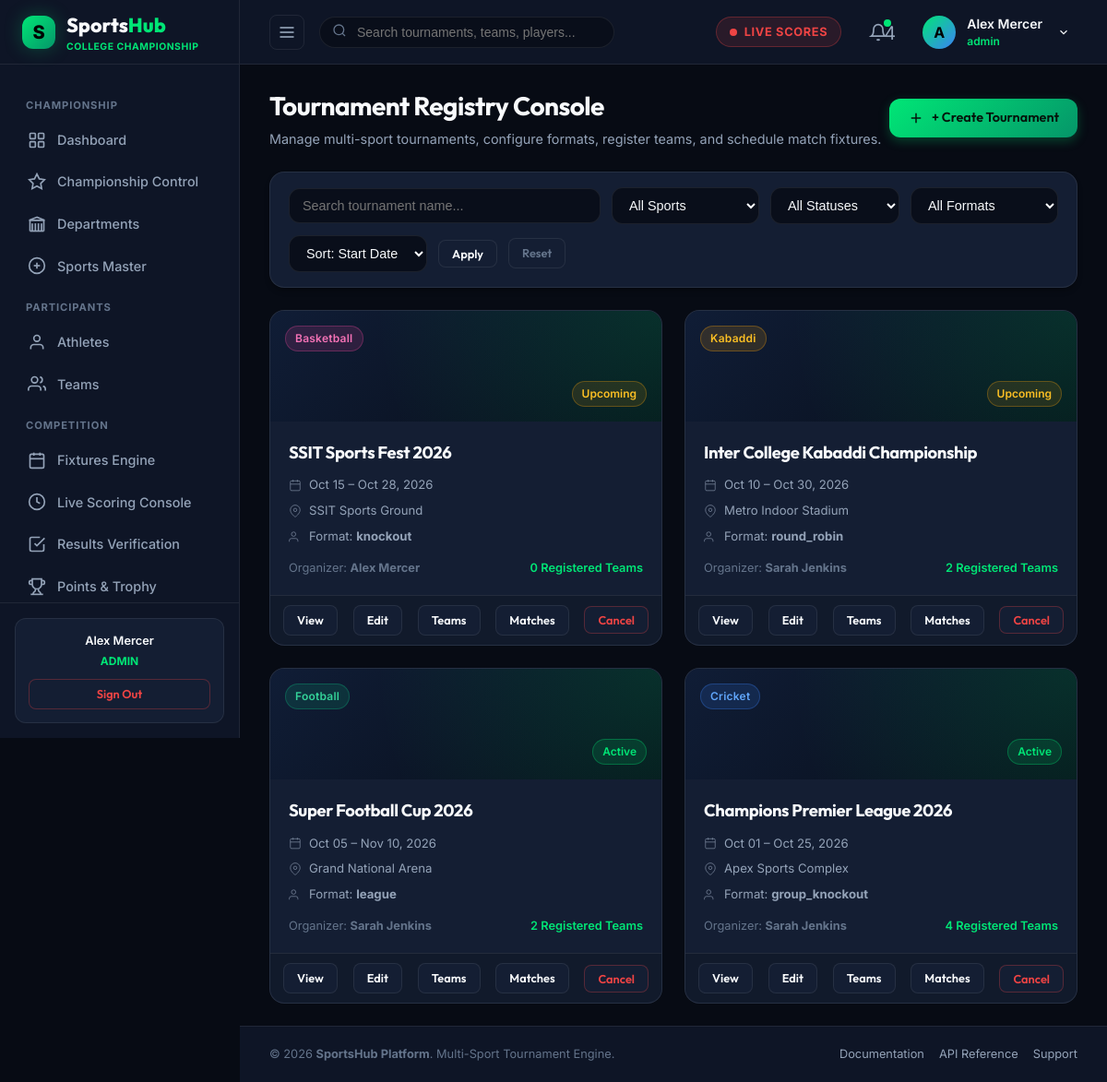
Screenshot of /organizer/tournaments.php (signed in) with the database file from the repository.
### tables this page shows
CREATE TABLE `users` (
  `id` int(10) unsigned NOT NULL AUTO_INCREMENT,
  `name` varchar(100) NOT NULL,
  `email` varchar(150) NOT NULL,
  `password` varchar(255) NOT NULL,
  `role` enum('admin','organizer','scorer','official','team_manager','player') NOT NULL DEFAULT 'player',
  `profile_image` varchar(255) DEFAULT 'assets/images/default-avatar.png',
  `status` tinyint(1) DEFAULT 1,
  `created_at` datetime DEFAULT current_timestamp(),
  `updated_at` datetime DEFAULT current_timestamp() ON UPDATE current_timestamp(),
  PRIMARY KEY (`id`),
  UNIQUE KEY `email` (`email`),
  KEY `idx_users_role` (`role`),
  KEY `idx_users_email` (`email`)
);

CREATE TABLE `tournaments` (
  `id` int(10) unsigned NOT NULL AUTO_INCREMENT,
  `name` varchar(150) NOT NULL,
  `slug` varchar(160) NOT NULL,
  `sport_id` int(10) unsigned NOT NULL,
  `logo` varchar(255) DEFAULT 'assets/images/default-tournament.png',
  `description` text DEFAULT NULL,
  `start_date` date NOT NULL,
  `end_date` date NOT NULL,
  `venue_id` int(10) unsigned DEFAULT NULL,
  `format` enum('league','knockout','round_robin','group_knockout') NOT NULL DEFAULT 'league',
  `status` enum('draft','upcoming','active','completed','cancelled') NOT NULL DEFAULT 'upcoming',
  `created_by` int(10) unsigned NOT NULL,
  `created_at` datetime DEFAULT current_timestamp(),
  `updated_at` datetime DEFAULT current_timestamp() ON UPDATE current_timestamp(),
  PRIMARY KEY (`id`),
  UNIQUE KEY `slug` (`slug`),
  KEY `fk_tournaments_venue` (`venue_id`),
  KEY `fk_tournaments_user` (`created_by`),
  KEY `idx_tournaments_sport` (`sport_id`),
  KEY `idx_tournaments_status` (`status`),
  CONSTRAINT `fk_tournaments_sport` FOREIGN KEY (`sport_id`) REFERENCES `sports` (`id`),
  CONSTRAINT `fk_tournaments_user` FOREIGN KEY (`created_by`) REFERENCES `users` (`id`) ON DELETE CASCADE,
  CONSTRAINT `fk_tournaments_venue` FOREIGN KEY (`venue_id`) REFERENCES `venues` (`id`) ON DELETE SET NULL
);

CREATE TABLE `sports` (
  `id` int(10) unsigned NOT NULL AUTO_INCREMENT,
  `name` varchar(50) NOT NULL,
  `slug` varchar(60) NOT NULL,
  `description` text DEFAULT NULL,
  `icon` varchar(255) DEFAULT NULL,
  `status` tinyint(1) DEFAULT 1,
  `created_at` datetime DEFAULT current_timestamp(),
  PRIMARY KEY (`id`),
  UNIQUE KEY `name` (`name`),
  UNIQUE KEY `slug` (`slug`)
);

CREATE TABLE `venues` (
  `id` int(10) unsigned NOT NULL AUTO_INCREMENT,
  `name` varchar(150) NOT NULL,
  `location` varchar(255) DEFAULT NULL,
  `address` text DEFAULT NULL,
  `city` varchar(100) NOT NULL,
  `capacity` int(10) unsigned DEFAULT 0,
  `sport_type` varchar(100) DEFAULT NULL,
  `status` tinyint(1) DEFAULT 1,
  `created_at` datetime DEFAULT current_timestamp(),
  PRIMARY KEY (`id`)
);

### organizer/tournaments.php (the view, shortened to what the rows shown need)
<?php
require_once __DIR__ . '/../includes/config.php';
require_once __DIR__ . '/../includes/database.php';
require_once __DIR__ . '/../includes/auth.php';
require_once __DIR__ . '/../includes/tournament-functions.php';
$search  = trim($_GET['search'] ?? '');
$sportId = intval($_GET['sport_id'] ?? 0);
$status  = trim($_GET['status'] ?? 'all');
$format  = trim($_GET['format'] ?? 'all');
$sortBy  = trim($_GET['sort_by'] ?? 'start_date');
$tournaments = getTournamentsFiltered($search, $sportId, $status, $format, $sortBy);
include_once __DIR__ . '/../includes/header.php';
?>
<div class="dashboard-header">
  <div class="dashboard-title-group">
    <h1>Tournament Registry Console</h1>
  </div>
</div>
<?php if (empty($tournaments)): ?>
  <div class="card" style="text-align:center; padding:48px 24px;">
    <div style="font-size:3rem; margin-bottom:12px;">🏆</div>
    <h3 style="font-size:1.3rem; margin-bottom:8px;">No Tournaments Found</h3>
    <p style="color:var(--text-muted); font-size:0.9rem; max-width:400px; margin:0 auto 20px auto;">
      No tournaments match your filter criteria or search query. Click below to create a new tournament.
    </p>
    <a href="<?php echo BASE_URL; ?>/organizer/create-tournament.php" class="btn btn-primary">+ Create Tournament</a>
  </div>
<?php else: ?>
  <div class="tournament-grid">
    <?php foreach ($tournaments as $t): ?>
      <div class="tournament-card" data-searchable>
        <div class="tournament-card-header">
          <div class="tournament-sport-badge">
            <?php echo getSportBadge($t['sport_name']); ?>
          </div>
          <div style="position:relative; z-index:2; align-self:flex-end;">
            <?php echo getStatusBadge($t['status']); ?>
          </div>
        </div>
        <div class="tournament-card-body">
          <div>
            <h3 class="tournament-title"><?php echo htmlspecialchars($t['name']); ?></h3>
            <div class="tournament-meta">
              <div class="tournament-meta-row">
                <svg width="14" height="14" viewBox="0 0 24 24" fill="none" stroke="currentColor"><rect x="3" y="4" width="18" height="18" rx="2" ry="2"/><line x1="16" y1="2" x2="16" y2="6"/><line x1="8" y1="2" x2="8" y2="6"/><line x1="3" y1="10" x2="21" y2="10"/></svg>
                <span><?php echo date('M d', strtotime($t['start_date'])); ?> &ndash; <?php echo date('M d, Y', strtotime($t['end_date'])); ?></span>
              </div>
              <div class="tournament-meta-row">
                <svg width="14" height="14" viewBox="0 0 24 24" fill="none" stroke="currentColor"><path d="M21 10c0 7-9 13-9 13s-9-6-9-13a9 9 0 0 1 18 0z"/><circle cx="12" cy="10" r="3"/></svg>
                <span><?php echo htmlspecialchars($t['venue_name'] ?? 'TBD'); ?></span>
              </div>
              <div class="tournament-meta-row">
                <svg width="14" height="14" viewBox="0 0 24 24" fill="none" stroke="currentColor"><path d="M17 21v-2a4 4 0 0 0-4-4H5a4 4 0 0 0-4 4v2"/><circle cx="9" cy="7" r="4"/></svg>
                <span>Format: <strong><?php echo htmlspecialchars($t['format']); ?></strong></span>
              </div>
            </div>
          </div>
          <div style="margin-top:14px; font-size:0.8rem; color:var(--text-dim); display:flex; justify-content:space-between; align-items:center;">
            <span>Organizer: <strong><?php echo htmlspecialchars($t['organizer_name'] ?? 'Admin'); ?></strong></span>
            <span style="color:var(--accent-green); font-weight:600;"><?php echo $t['teams_count']; ?> Registered Teams</span>
          </div>
        </div>
        <div class="tournament-card-footer" style="flex-wrap:wrap; gap:6px; padding:10px 14px;">
          <a href="<?php echo BASE_URL; ?>/organizer/tournament-details.php?id=<?php echo $t['id']; ?>" class="btn btn-secondary btn-sm">View</a>
          <a href="<?php echo BASE_URL; ?>/organizer/edit-tournament.php?id=<?php echo $t['id']; ?>" class="btn btn-secondary btn-sm">Edit</a>
          <a href="<?php echo BASE_URL; ?>/organizer/tournament-teams.php?tournament_id=<?php echo $t['id']; ?>" class="btn btn-secondary btn-sm">Teams</a>
          <a href="<?php echo BASE_URL; ?>/admin/matches.php?tournament_id=<?php echo $t['id']; ?>" class="btn btn-secondary btn-sm">Matches</a>
          <?php if (strtolower($t['status']) !== 'cancelled'): ?>
            <form action="" method="POST" style="display:inline;" onsubmit="return confirm('Are you sure you want to cancel tournament <?php echo htmlspecialchars(addslashes($t['name'])); ?>?');">
              <button type="submit" class="btn btn-secondary btn-sm" style="color:var(--accent-red); border-color:rgba(239,68,68,0.3);">Cancel</button>
            </form>
          <?php endif; ?>
        </div>
      </div>
    <?php endforeach; ?>
  </div>
<?php endif; ?>
<?php include_once __DIR__ . '/../includes/footer.php'; ?>

### includes/header.php (shortened to what the rows shown need)
<?php
require_once __DIR__ . '/config.php';
require_once __DIR__ . '/auth.php';
$currentUser = currentUser();
$userName = $currentUser['name'] ?? 'Alex Mercer';
?>
<!DOCTYPE html>
<html lang="en">
<head>
  <link rel="stylesheet" href="<?php echo BASE_URL; ?>/assets/css/style.css">
  <link rel="stylesheet" href="<?php echo BASE_URL; ?>/assets/css/dashboard.css">
  <link rel="stylesheet" href="<?php echo BASE_URL; ?>/assets/css/tournament.css">
</head>
<body>
<div class="app-layout">
  <?php include_once __DIR__ . '/sidebar.php'; ?>
  <div class="main-wrapper" id="mainWrapper">
    <header class="top-header">
      <div class="header-right">
        <div class="user-profile-wrapper" style="position:relative;">
          <div class="user-profile-menu" onclick="toggleUserDropdown()" id="userProfileBtn">
            <div class="user-avatar-placeholder" style="width:36px;height:36px;border-radius:50%;background:linear-gradient(135deg, #00e676, #3b82f6);display:flex;align-items:center;justify-content:center;font-weight:700;color:#000;">
              <?php echo strtoupper(substr($userName, 0, 1)); ?>
            </div>
            <div class="user-info">
              <span class="user-name"><?php echo htmlspecialchars($userName); ?></span>
              <span class="user-role" style="color:var(--accent-green); font-weight:600;"><?php echo htmlspecialchars($userRole); ?></span>
            </div>
            <svg width="14" height="14" viewBox="0 0 24 24" fill="none" stroke="currentColor" stroke-width="2" style="margin-left:4px;"><polyline points="6 9 12 15 18 9"/></svg>
          </div>
        </div>
      </div>
    </header>
    <main class="page-content">

### includes/sidebar.php (shortened to what the rows shown need)
<?php
require_once __DIR__ . '/auth.php';
$user = currentUser();
$userRole = strtolower($user['role'] ?? 'admin');
?>
<aside class="app-sidebar" id="appSidebar">
  <div class="sidebar-footer">
    <div class="quick-support-card">
      <p style="font-weight:600; color:var(--text-main); margin-bottom:4px;"><?php echo htmlspecialchars($user['name'] ?? 'User'); ?></p>
      <div style="font-size:0.75rem; color:var(--accent-green); text-transform:uppercase; font-weight:700; margin-bottom:10px;">
        <?php echo htmlspecialchars($userRole); ?>
      </div>
      <a href="<?php echo BASE_URL; ?>/auth/logout.php" class="btn btn-secondary btn-sm" style="width:100%; color:var(--accent-red); border-color:rgba(239,68,68,0.3);">
        Sign Out
      </a>
    </div>
  </div>
</aside>

### includes/config.php (shortened to what the rows shown need)
<?php
function getSportBadge($sportName) {
    $colors = [
        'Cricket'      => 'badge-cricket',
        'Football'     => 'badge-football',
        'Kabaddi'      => 'badge-kabaddi',
        'Basketball'   => 'badge-basketball',
        'Volleyball'   => 'badge-volleyball',
        'Badminton'    => 'badge-badminton',
        'Tennis'       => 'badge-tennis',
        'Table Tennis' => 'badge-table-tennis',
    ];
    $class = $colors[$sportName] ?? 'badge-generic';
    return "<span class=\"sport-badge {$class}\">" . htmlspecialchars($sportName) . "</span>";
}
function getStatusBadge($status) {
    $statusMap = [
        'live'      => ['class' => 'badge-live', 'label' => '<span class="pulse-dot"></span> LIVE'],
        'scheduled' => ['class' => 'badge-scheduled', 'label' => 'Scheduled'],
        'completed' => ['class' => 'badge-completed', 'label' => 'Completed'],
        'upcoming'  => ['class' => 'badge-upcoming', 'label' => 'Upcoming'],
        'active'    => ['class' => 'badge-active', 'label' => 'Active'],
        'draft'     => ['class' => 'badge-generic', 'label' => 'Draft'],
        'postponed' => ['class' => 'badge-warning', 'label' => 'Postponed'],
        'cancelled' => ['class' => 'badge-danger', 'label' => 'Cancelled']
    ];
    $info = $statusMap[strtolower($status)] ?? ['class' => 'badge-generic', 'label' => ucfirst($status)];
    return "<span class=\"status-badge {$info['class']}\">{$info['label']}</span>";
}

### rows the page displays
users: name "Alex Mercer", role "ADMIN", name "A", role "admin"
tournaments: sport.name "Basketball", status "Upcoming", name "SSIT Sports Fest 2026", start_date "Oct 15", end_date "Oct 28, 2026", venue.name "SSIT Sports Ground", format "knockout", created_by.name "Alex Mercer", teams_count "0"
tournaments: sport.name "Kabaddi", status "Upcoming", name "Inter College Kabaddi Championship", start_date "Oct 10", end_date "Oct 30, 2026", venue.name "Metro Indoor Stadium", format "round_robin", created_by.name "Sarah Jenkins", teams_count "2"
tournaments: sport.name "Football", status "Active", name "Super Football Cup 2026", start_date "Oct 05", end_date "Nov 10, 2026", venue.name "Grand National Arena", format "league", created_by.name "Sarah Jenkins", teams_count "2"
tournaments: sport.name "Cricket", status "Active", name "Champions Premier League 2026", start_date "Oct 01", end_date "Oct 25, 2026", venue.name "Apex Sports Complex", format "group_knockout", created_by.name "Sarah Jenkins", teams_count "4"

### other values shown
$initialUnread "4"
